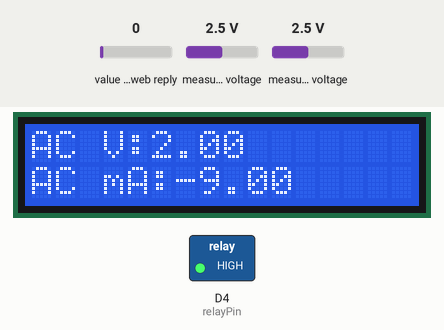
This sketch was run on a simulated ESP8266 (NodeMCU). On the bench: 16×2 character LCD, switched loads named in the sketch (green lamp = pin HIGH). Inputs (shaded band) come from the test bench; at power-on: value in the web reply 0, measured voltage 2.5 V. WiFi joins after 1.5 s; servers stay silent unless stated; web services answer with replies made up by the test bench; what the sketch prints to the serial monitor is not drawn.

Above: at 11.2 s.
11.3 s: value in the web reply set to 2
At 13.2 s:
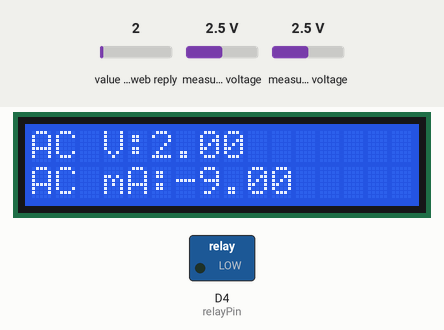
13.7 s: measured voltage (sensor 202) set to 0.1 V
Timing chart, 0 to 16.7 s (numbered marks = the images above; inputs shaded):
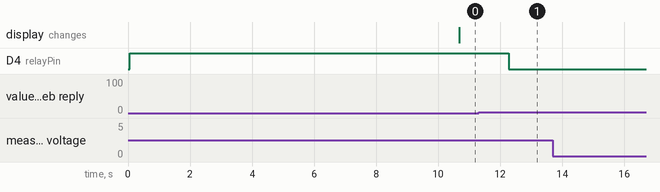

The sketch:

nodemcu_code.ino
```cpp
#include <Wire.h>
#include <Adafruit_MCP3008.h>
#include <ESP8266WiFi.h>
float un;
const int relayPin = D4;
#include "ThingSpeak.h" // always include thingspeak header file after other header files and custom macros
char ssid[] = "Abi's Nord";   // your network SSID (name)
char pass[] = "abi@7177";   // your network password
int keyIndex = 0;            // your network key Index number (needed only for WEP)
WiFiClient  client;
unsigned long relayStartTime = 0;
unsigned long relayDuration = 5000;
#include <LCD_I2C.h>
Adafruit_MCP3008 adc;
LCD_I2C lcd(0x27);
int pwm = 0;
String stat="";
float ch,dh,te;
const int VOLTAGE_SENSOR_1_CHANNEL = 0;
const int CURRENT_SENSOR_1_CHANNEL = 1;
#define AC_VOLTAGE_CALIB_INTERCEPT -0.04 // Adjust based on calibration testing
#define AC_VOLTAGE_CALIB_SLOPE 0.0405   // Adjust based on calibration testing
#define AC_CURRENT_CALIB_CONST 355.55   // Adjust based on calibration testing

#define DC_VOLTAGE_R1 30000.0 // Resistor values in divider (in ohms)
#define DC_VOLTAGE_R2 7500.0
#define REF_VOLTAGE 5.0

#define SAMPLES 1000 // Number of samples for RMS calculation


void setup() {
  Serial.begin(9600);
  adc.begin();
  lcd.begin();
  lcd.backlight();
  pinMode(D4, OUTPUT);
digitalWrite(D4,HIGH);
  // You can set up the PWM pin as needed
  //analogWrite(PWM_PIN, 0); // Example: 50% duty cycle
WiFi.mode(WIFI_STA);
  ThingSpeak.begin(client);
  // Connect or reconnect to WiFi
  if(WiFi.status() != WL_CONNECTED){
    while(WiFi.status() != WL_CONNECTED){
      WiFi.begin(ssid, pass);  // Connect to WPA/WPA2 network. Change this line if using open or WEP network
      Serial.print(".");
      delay(5000);
    }
    Serial.println("\nConnected.");
  }
  relayStartTime = millis();
}

void loop() {
int co = ThingSpeak.readIntField(596974,1,"NRLP8LEVYXY21JMC");
if(co==2)
{
  digitalWrite(D4,LOW);
  }
  if(co==1)
{
  digitalWrite(D4,HIGH);
  }
  // Read AC voltage from channel 0
  float acVoltageRMS = calculateACVoltageRMS(1);

  // Read AC current from channel 1
  float acCurrentRMS = calculateACCurrentRMS(2);


  // Print the readings
  Serial.println("\nAC Voltage RMS: " + String(acVoltageRMS) + " V");
  Serial.println("AC Current RMS: " + String(acCurrentRMS) + " mAh");
//  Serial.println("DC Voltage: " + String(dcVoltage) + " V");

 lcd.setCursor(0, 0);
  lcd.print("AC V:");
  lcd.print(acVoltageRMS);
  lcd.setCursor(0, 1);
  lcd.print("AC mA:");
   lcd.print(acCurrentRMS);
  delay(1000); // Display for 2 seconds
un=un+(acVoltageRMS*((acCurrentRMS/1000))/1000);
ThingSpeak.setField(1,acVoltageRMS);
  ThingSpeak.setField(2, acCurrentRMS);
  ThingSpeak.setField(3, un/1000);
//ThingSpeak.setField(4, dcVoltage);
    int xuk = ThingSpeak.writeFields(1013258, "QNRWO798ZZV2OEIL");

}

float calculateACVoltageRMS(int channel) {
  float sumSquared = 0;
int flag=0;
  for (int i = 0; i < SAMPLES; i++) {
    int adcValue = adc.readADC(channel);
//Serial.println(adcValue);
if((adcValue>(flag+5))||adcValue<(flag-5))
{
  sumSquared++;
  }
  flag=adcValue;
  }
//Serial.println(sumSquared);
  //float rms = sqrt(sumSquared / SAMPLES);
  sumSquared=sumSquared*2;
  if(sumSquared>300)
  {
    sumSquared=sumSquared-70;
    }
  return sumSquared; // Further calibrations for amplitude
}

float calculateACCurrentRMS(int channel) {
  float sumSquared = 0;
int flag=0;
  for (int i = 0; i < SAMPLES; i++) {
    int adcValue = adc.readADC(channel);
    Serial.println(adcValue);
if((adcValue>(flag+5))||adcValue<(flag-5))
     { sumSquared++;
      }
    flag=adcValue;
  }

  //float rms = sqrt(sumSquared / SAMPLES);
  return sumSquared-10;
}

float calculateDCVoltage(int channel) {
  int adcValue = adc.readADC(channel);
  float adcVoltage = (adcValue * REF_VOLTAGE) / 1024.0;
  return adcVoltage / (DC_VOLTAGE_R2 / (DC_VOLTAGE_R1 + DC_VOLTAGE_R2));
}
```

Measured:
- after the input at 11.3 s, D4 (relayPin): HIGH → LOW after 0.98 s
